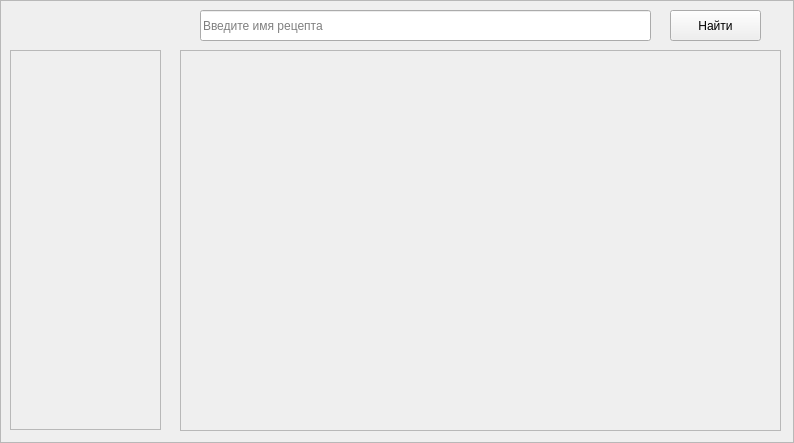
<?xml version="1.0" encoding="UTF-8"?>
<ui version="4.0">
 <class>SearchForm</class>
 <widget class="QFrame" name="SearchForm">
  <property name="geometry">
   <rect>
    <x>0</x>
    <y>0</y>
    <width>794</width>
    <height>443</height>
   </rect>
  </property>
  <property name="windowTitle">
   <string>Frame</string>
  </property>
  <property name="frameShape">
   <enum>QFrame::StyledPanel</enum>
  </property>
  <property name="frameShadow">
   <enum>QFrame::Raised</enum>
  </property>
  <widget class="QPushButton" name="Button_search">
   <property name="geometry">
    <rect>
     <x>670</x>
     <y>10</y>
     <width>91</width>
     <height>31</height>
    </rect>
   </property>
   <property name="text">
    <string>Найти</string>
   </property>
  </widget>
  <widget class="QLineEdit" name="lineEdit_name">
   <property name="geometry">
    <rect>
     <x>200</x>
     <y>10</y>
     <width>451</width>
     <height>31</height>
    </rect>
   </property>
   <property name="statusTip">
    <string/>
   </property>
   <property name="whatsThis">
    <string/>
   </property>
   <property name="placeholderText">
    <string>Введите имя рецепта</string>
   </property>
  </widget>
  <widget class="QScrollArea" name="scrollArea_ingr">
   <property name="geometry">
    <rect>
     <x>10</x>
     <y>50</y>
     <width>151</width>
     <height>380</height>
    </rect>
   </property>
   <property name="verticalScrollBarPolicy">
    <enum>Qt::ScrollBarAsNeeded</enum>
   </property>
   <property name="widgetResizable">
    <bool>true</bool>
   </property>
   <widget class="QWidget" name="scrollAreaWidgetContents_2">
    <property name="geometry">
     <rect>
      <x>0</x>
      <y>0</y>
      <width>149</width>
      <height>378</height>
     </rect>
    </property>
    <widget class="QWidget" name="verticalLayoutWidget">
     <property name="geometry">
      <rect>
       <x>10</x>
       <y>0</y>
       <width>141</width>
       <height>381</height>
      </rect>
     </property>
     <layout class="QVBoxLayout" name="verticalLayout_ingr">
      <property name="rightMargin">
       <number>0</number>
      </property>
     </layout>
    </widget>
   </widget>
  </widget>
  <widget class="QScrollArea" name="scrollArea_rep">
   <property name="geometry">
    <rect>
     <x>180</x>
     <y>50</y>
     <width>601</width>
     <height>381</height>
    </rect>
   </property>
   <property name="sizePolicy">
    <sizepolicy hsizetype="Minimum" vsizetype="Minimum">
     <horstretch>0</horstretch>
     <verstretch>0</verstretch>
    </sizepolicy>
   </property>
   <property name="sizeIncrement">
    <size>
     <width>100</width>
     <height>105</height>
    </size>
   </property>
   <property name="focusPolicy">
    <enum>Qt::NoFocus</enum>
   </property>
   <property name="contextMenuPolicy">
    <enum>Qt::NoContextMenu</enum>
   </property>
   <property name="lineWidth">
    <number>20</number>
   </property>
   <property name="horizontalScrollBarPolicy">
    <enum>Qt::ScrollBarAlwaysOff</enum>
   </property>
   <property name="sizeAdjustPolicy">
    <enum>QAbstractScrollArea::AdjustToContentsOnFirstShow</enum>
   </property>
   <property name="widgetResizable">
    <bool>true</bool>
   </property>
   <property name="alignment">
    <set>Qt::AlignCenter</set>
   </property>
   <widget class="QWidget" name="scrollAreaWidgetContents">
    <property name="geometry">
     <rect>
      <x>0</x>
      <y>0</y>
      <width>599</width>
      <height>379</height>
     </rect>
    </property>
    <property name="sizePolicy">
     <sizepolicy hsizetype="Expanding" vsizetype="Expanding">
      <horstretch>0</horstretch>
      <verstretch>0</verstretch>
     </sizepolicy>
    </property>
    <property name="contextMenuPolicy">
     <enum>Qt::NoContextMenu</enum>
    </property>
    <property name="autoFillBackground">
     <bool>true</bool>
    </property>
    <widget class="QWidget" name="verticalLayoutWidget_2">
     <property name="geometry">
      <rect>
       <x>0</x>
       <y>0</y>
       <width>591</width>
       <height>691</height>
      </rect>
     </property>
     <layout class="QVBoxLayout" name="verticalLayout_rep">
      <property name="spacing">
       <number>15</number>
      </property>
      <property name="sizeConstraint">
       <enum>QLayout::SetFixedSize</enum>
      </property>
      <property name="leftMargin">
       <number>15</number>
      </property>
      <property name="topMargin">
       <number>10</number>
      </property>
      <property name="rightMargin">
       <number>10</number>
      </property>
      <property name="bottomMargin">
       <number>15</number>
      </property>
     </layout>
    </widget>
   </widget>
  </widget>
 </widget>
 <resources/>
 <connections/>
</ui>
